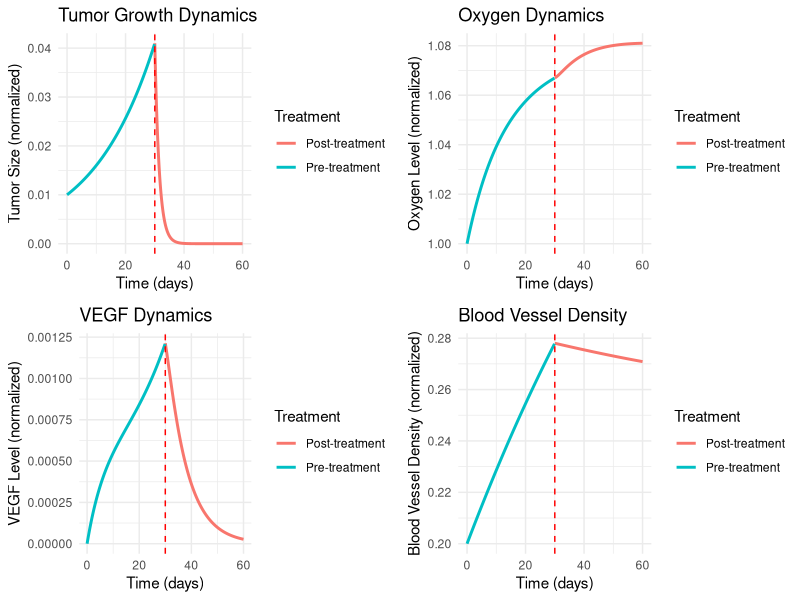
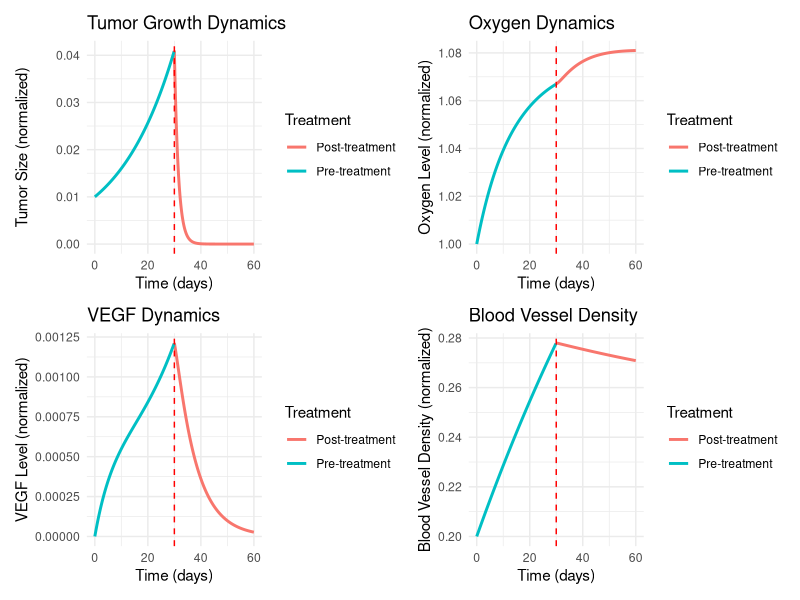
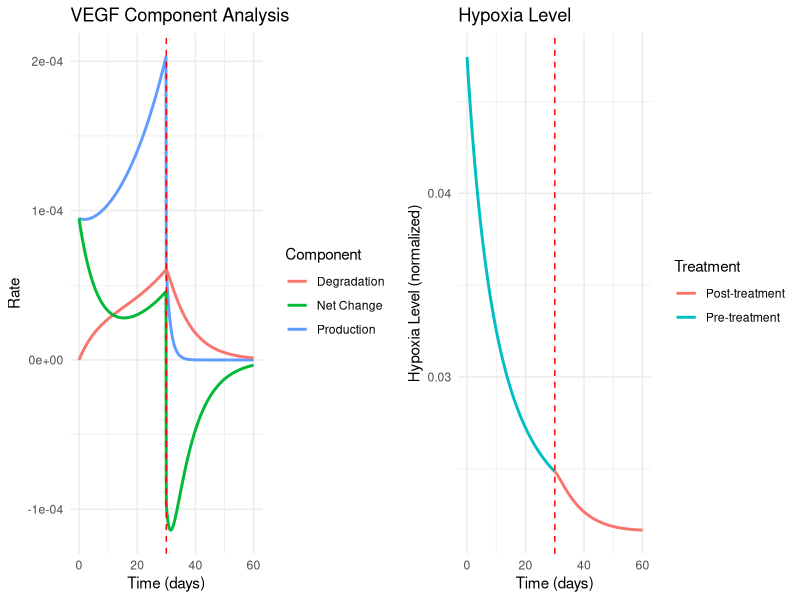
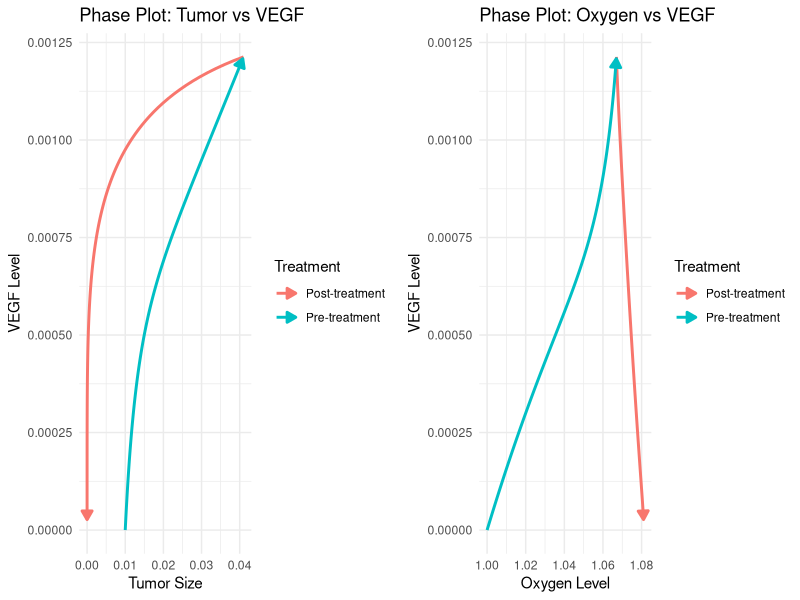
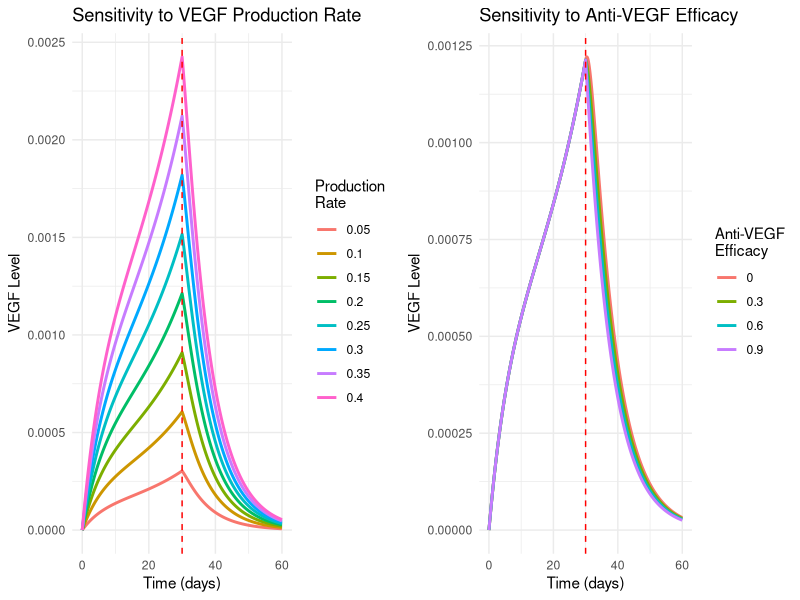
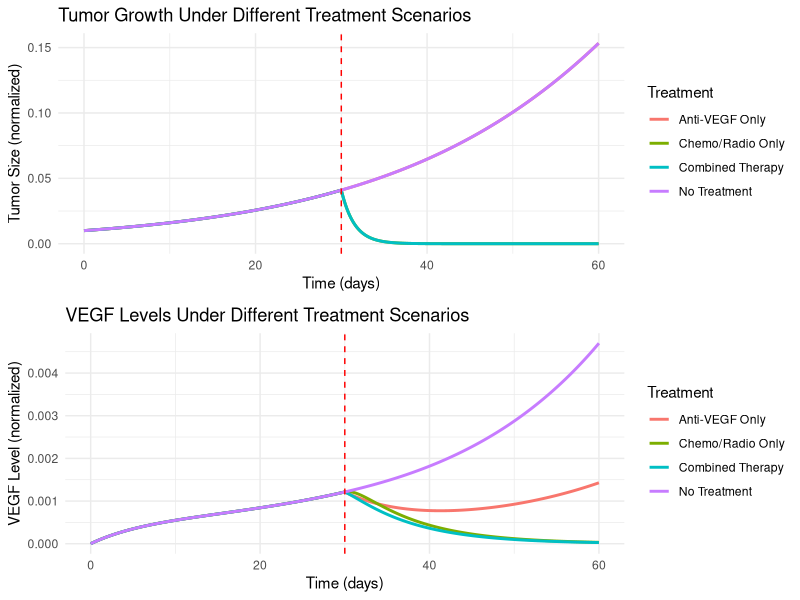
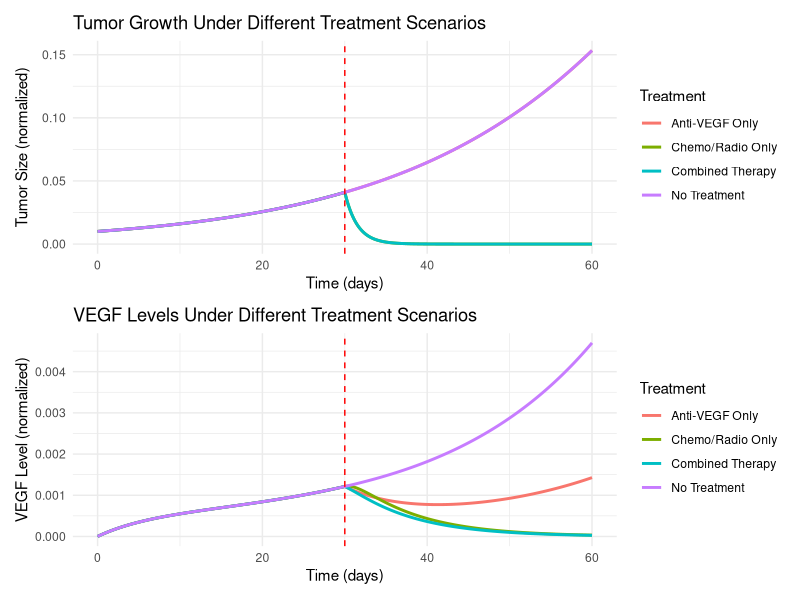
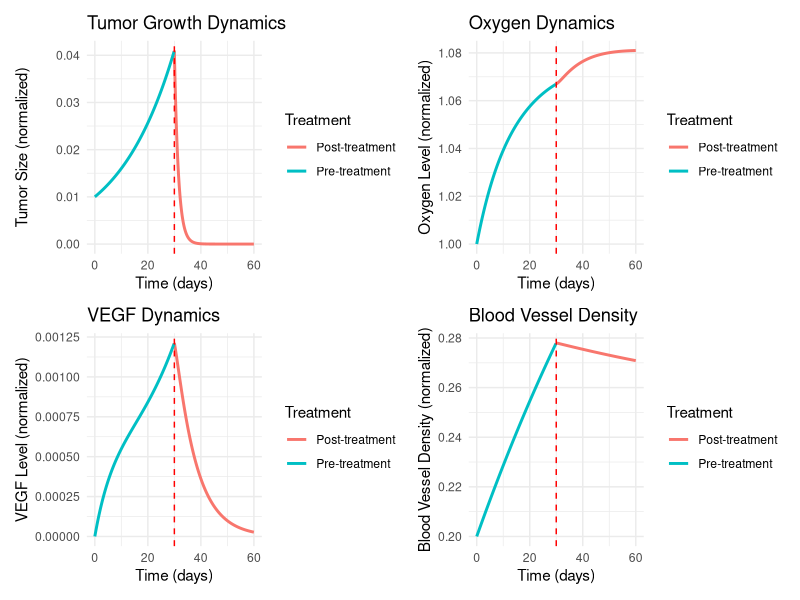

Generate these figures, in order, with R:
# Improved Model of Tumor Growth and Angiogenesis (with oxygen and VEGF)
# Pre- and Post-treatment Simulation with More Dynamic VEGF Behavior

# Libraries
library(deSolve)
library(ggplot2)
library(reshape2)
library(gridExtra)
library(patchwork)

# Set random seed for reproducibility
set.seed(123)

# Model parameters with adjusted VEGF dynamics
params <- list(
  # Tumor growth parameters
  r = 0.05,            # Intrinsic tumor growth rate
  K = 1.0,             # Carrying capacity
  
  # Oxygen parameters
  D_o = 0.1,           # Oxygen diffusion rate
  p_o = 0.03,          # Oxygen production rate (from blood vessels)
  c_o = 0.02,          # Oxygen consumption rate by tumor cells
  
  # VEGF parameters - modified for more dynamic behavior
  D_v = 0.08,          # VEGF diffusion rate (increased)
  p_v = 0.2,           # VEGF production rate (increased for more sensitivity)
  c_v = 0.05,          # VEGF degradation rate (increased)
  hypoxia_threshold = 0.7, # Threshold below which tissue is considered hypoxic
  
  # Angiogenesis parameters
  r_v = 0.02,          # Rate of blood vessel formation in response to VEGF
  d_v = 0.01,          # Natural vessel degradation rate
  
  # Treatment parameters
  t_start = 30,        # Treatment start time (day)
  anti_vegf_eff = 0.7, # Anti-VEGF treatment efficacy (reduces VEGF production)
  chemo_eff = 0.4,     # Chemotherapy efficacy (increases tumor cell death)
  radio_eff = 0.3      # Radiotherapy efficacy (direct tumor cell killing)
)

# Initial conditions
init <- c(
  T = 0.01,    # Initial tumor size (normalized)
  O = 1.0,     # Initial oxygen level (normalized)
  V = 0.0,     # Initial VEGF level
  BV = 0.2     # Initial blood vessel density
)

# Time points for simulation
times <- seq(0, 60, by = 0.1)

# Define the ODE system with improved VEGF dynamics
tumor_model <- function(t, state, parameters) {
  with(as.list(c(state, parameters)), {
    
    # Treatment effects (activated after t_start)
    treatment <- ifelse(t >= t_start, 1, 0)
    
    # Adjust parameters based on treatment
    vegf_reduction <- ifelse(treatment == 1, anti_vegf_eff, 0)
    tumor_kill_rate <- ifelse(treatment == 1, chemo_eff + radio_eff, 0)
    
    # Tumor growth equation (logistic growth affected by oxygen and treatment)
    oxygen_factor <- O / (O + 0.1)  # Oxygen-dependent growth factor
    dT <- r * T * (1 - T/K) * oxygen_factor - tumor_kill_rate * T
    
    # Oxygen dynamics - more sensitive to tumor size and vessel density
    dO <- D_o * (1 - O) + p_o * BV * (1 - 0.3*T) - c_o * T * O
    
    # VEGF production - improved hypoxia calculation with threshold
    # More non-linear response to hypoxia using sigmoid-like function
    hypoxia_level <- 1 / (1 + exp(10 * (O - hypoxia_threshold)))
    
    # VEGF increases more with tumor size and responds more strongly to hypoxia
    vegf_production <- p_v * T * hypoxia_level * (1 - vegf_reduction)
    
    # Non-linear VEGF degradation (faster at higher concentrations)
    vegf_degradation <- c_v * V * (1 + 0.5 * V)
    
    # VEGF diffusion and overall dynamics
    dV <- -D_v * V + vegf_production - vegf_degradation
    
    # Blood vessel dynamics - more sensitive to VEGF
    dBV <- r_v * V * (1 - BV) - d_v * BV + 0.005 * (1 - treatment * 0.5)
    
    # Add some feedback from vessels to tumor
    dT <- dT + 0.01 * BV * T * (1 - treatment * 0.2)
    
    return(list(c(dT, dO, dV, dBV)))
  })
}

# Solve the ODE system
out <- ode(y = init, times = times, func = tumor_model, parms = params)

# Convert output to data frame
results <- as.data.frame(out)
colnames(results) <- c("Time", "Tumor", "Oxygen", "VEGF", "BloodVessels")

# Add treatment phase indicator
results$Treatment <- ifelse(results$Time >= params$t_start, "Post-treatment", "Pre-treatment")

# Calculate hypoxia level for understanding VEGF dynamics
results$Hypoxia <- with(results, 1 / (1 + exp(10 * (Oxygen - params$hypoxia_threshold))))

# Add model diagnostics - VEGF production and degradation rates
results$VEGF_Production <- with(results, params$p_v * Tumor * Hypoxia * 
                                  ifelse(Treatment == "Post-treatment", 1 - params$anti_vegf_eff, 1))
results$VEGF_Degradation <- with(results, params$c_v * VEGF * (1 + 0.5 * VEGF))
results$VEGF_NetChange <- with(results, VEGF_Production - VEGF_Degradation - params$D_v * VEGF)

# Create plots
plot_tumor <- ggplot(results, aes(x = Time, y = Tumor, color = Treatment)) +
  geom_line(size = 1) +
  geom_vline(xintercept = params$t_start, linetype = "dashed", color = "red") +
  labs(title = "Tumor Growth Dynamics", 
       x = "Time (days)", 
       y = "Tumor Size (normalized)") +
  theme_minimal()

plot_oxygen <- ggplot(results, aes(x = Time, y = Oxygen, color = Treatment)) +
  geom_line(size = 1) +
  geom_vline(xintercept = params$t_start, linetype = "dashed", color = "red") +
  labs(title = "Oxygen Dynamics", 
       x = "Time (days)", 
       y = "Oxygen Level (normalized)") +
  theme_minimal()

# Improved VEGF plot
plot_vegf <- ggplot(results, aes(x = Time, y = VEGF, color = Treatment)) +
  geom_line(size = 1) +
  geom_vline(xintercept = params$t_start, linetype = "dashed", color = "red") +
  labs(title = "VEGF Dynamics", 
       x = "Time (days)", 
       y = "VEGF Level (normalized)") +
  theme_minimal()

plot_bv <- ggplot(results, aes(x = Time, y = BloodVessels, color = Treatment)) +
  geom_line(size = 1) +
  geom_vline(xintercept = params$t_start, linetype = "dashed", color = "red") +
  labs(title = "Blood Vessel Density", 
       x = "Time (days)", 
       y = "Blood Vessel Density (normalized)") +
  theme_minimal()

# VEGF component analysis plot
plot_vegf_components <- ggplot(results, aes(x = Time)) +
  geom_line(aes(y = VEGF_Production, color = "Production"), size = 1) +
  geom_line(aes(y = VEGF_Degradation, color = "Degradation"), size = 1) +
  geom_line(aes(y = VEGF_NetChange, color = "Net Change"), size = 1) +
  geom_vline(xintercept = params$t_start, linetype = "dashed", color = "red") +
  labs(title = "VEGF Component Analysis", 
       x = "Time (days)", 
       y = "Rate",
       color = "Component") +
  theme_minimal()

# Plot hypoxia
plot_hypoxia <- ggplot(results, aes(x = Time, y = Hypoxia, color = Treatment)) +
  geom_line(size = 1) +
  geom_vline(xintercept = params$t_start, linetype = "dashed", color = "red") +
  labs(title = "Hypoxia Level", 
       x = "Time (days)", 
       y = "Hypoxia Level (normalized)") +
  theme_minimal()

# Combine main plots
grid.arrange(plot_tumor, plot_oxygen, plot_vegf, plot_bv, ncol = 2)

(plot_tumor + plot_oxygen) / (plot_vegf + plot_bv)

ggsave("images/modeling_tumor_growth_angio_1.png", height = 8, width = 12, dpi = 300)

# Combine diagnostic plots
grid.arrange(plot_vegf_components, plot_hypoxia, ncol = 2)

# Create a phase plot of Tumor vs VEGF
plot_phase <- ggplot(results, aes(x = Tumor, y = VEGF, color = Treatment)) +
  geom_path(size = 1, arrow = arrow(length = unit(0.1, "inches"), ends = "last", type = "closed")) +
  labs(title = "Phase Plot: Tumor vs VEGF", 
       x = "Tumor Size", 
       y = "VEGF Level") +
  theme_minimal()

# Create a phase plot of Oxygen vs VEGF
plot_phase2 <- ggplot(results, aes(x = Oxygen, y = VEGF, color = Treatment)) +
  geom_path(size = 1, arrow = arrow(length = unit(0.1, "inches"), ends = "last", type = "closed")) +
  labs(title = "Phase Plot: Oxygen vs VEGF", 
       x = "Oxygen Level", 
       y = "VEGF Level") +
  theme_minimal()

# Show phase plots
grid.arrange(plot_phase, plot_phase2, ncol = 2)

# Function to run sensitivity analysis
run_sensitivity <- function(parameter_name, values, params) {
  results_list <- list()
  
  for (val in values) {
    # Create modified parameters
    mod_params <- params
    mod_params[[parameter_name]] <- val
    
    # Solve the ODE with modified parameters
    out <- ode(y = init, times = times, func = tumor_model, parms = mod_params)
    df <- as.data.frame(out)
    colnames(df) <- c("Time", "Tumor", "Oxygen", "VEGF", "BloodVessels")
    df$ParamValue <- val
    
    results_list[[length(results_list) + 1]] <- df
  }
  
  # Combine results
  do.call(rbind, results_list)
}

# Run sensitivity analysis on VEGF production rate
vegf_prod_values <- seq(0.05, 0.40, by = 0.05)
sens_vegf_prod <- run_sensitivity("p_v", vegf_prod_values, params)

# Plot sensitivity analysis for VEGF production rate effect on VEGF levels
plot_sens_vegf_prod <- ggplot(sens_vegf_prod, aes(x = Time, y = VEGF, color = as.factor(ParamValue))) +
  geom_line(size = 1) +
  geom_vline(xintercept = params$t_start, linetype = "dashed", color = "red") +
  labs(title = "Sensitivity to VEGF Production Rate", 
       x = "Time (days)", 
       y = "VEGF Level",
       color = "Production\nRate") +
  theme_minimal()

# Run sensitivity analysis on anti-VEGF efficacy
anti_vegf_values <- seq(0, 0.9, by = 0.3)
sens_anti_vegf <- run_sensitivity("anti_vegf_eff", anti_vegf_values, params)

# Plot sensitivity analysis for anti-VEGF efficacy
plot_sens_anti_vegf <- ggplot(sens_anti_vegf, aes(x = Time, y = VEGF, color = as.factor(ParamValue))) +
  geom_line(size = 1) +
  geom_vline(xintercept = params$t_start, linetype = "dashed", color = "red") +
  labs(title = "Sensitivity to Anti-VEGF Efficacy", 
       x = "Time (days)", 
       y = "VEGF Level",
       color = "Anti-VEGF\nEfficacy") +
  theme_minimal()

# Combine sensitivity plots
grid.arrange(plot_sens_vegf_prod, plot_sens_anti_vegf, ncol = 2)

# Create a prediction of different treatment scenarios
run_treatment_scenario <- function(anti_vegf_eff, chemo_eff, radio_eff, params) {
  # Create modified parameters
  mod_params <- params
  mod_params$anti_vegf_eff <- anti_vegf_eff
  mod_params$chemo_eff <- chemo_eff
  mod_params$radio_eff <- radio_eff
  
  # Solve the ODE with modified parameters
  out <- ode(y = init, times = times, func = tumor_model, parms = mod_params)
  df <- as.data.frame(out)
  colnames(df) <- c("Time", "Tumor", "Oxygen", "VEGF", "BloodVessels")
  
  # Add treatment identifier
  if (anti_vegf_eff > 0 && chemo_eff > 0 && radio_eff > 0) {
    df$Treatment <- "Combined Therapy"
  } else if (anti_vegf_eff > 0 && chemo_eff == 0 && radio_eff == 0) {
    df$Treatment <- "Anti-VEGF Only"
  } else if (anti_vegf_eff == 0 && (chemo_eff > 0 || radio_eff > 0)) {
    df$Treatment <- "Chemo/Radio Only"
  } else {
    df$Treatment <- "No Treatment"
  }
  
  return(df)
}

# Run different treatment scenarios
no_treatment <- run_treatment_scenario(0, 0, 0, params)
anti_vegf_only <- run_treatment_scenario(0.7, 0, 0, params)
chemo_radio_only <- run_treatment_scenario(0, 0.4, 0.3, params)
combined_therapy <- run_treatment_scenario(0.7, 0.4, 0.3, params)

# Combine all scenarios
all_scenarios <- rbind(no_treatment, anti_vegf_only, chemo_radio_only, combined_therapy)

# Plot comparison of tumor growth under different treatment scenarios
plot_treatment_compare <- ggplot(all_scenarios, aes(x = Time, y = Tumor, color = Treatment)) +
  geom_line(size = 1) +
  geom_vline(xintercept = params$t_start, linetype = "dashed", color = "red") +
  labs(title = "Tumor Growth Under Different Treatment Scenarios", 
       x = "Time (days)", 
       y = "Tumor Size (normalized)") +
  theme_minimal()

# Plot comparison of VEGF levels under different treatment scenarios
plot_vegf_compare <- ggplot(all_scenarios, aes(x = Time, y = VEGF, color = Treatment)) +
  geom_line(size = 1) +
  geom_vline(xintercept = params$t_start, linetype = "dashed", color = "red") +
  labs(title = "VEGF Levels Under Different Treatment Scenarios", 
       x = "Time (days)", 
       y = "VEGF Level (normalized)") +
  theme_minimal()

# Show treatment comparison plots
grid.arrange(plot_treatment_compare, plot_vegf_compare, ncol = 1)

plot_treatment_compare / plot_vegf_compare

ggsave("images/modeling_tumor_growth_angio_2.png", height = 8, width = 12, dpi = 300)

# Print summary of treatment effects from the original simulation
pre_treatment <- subset(results, Time < params$t_start)
post_treatment <- subset(results, Time >= params$t_start)

# Create a data frame for final values
final_pre <- tail(pre_treatment, 1)
final_post <- tail(post_treatment, 1)

cat("Analysis of VEGF Dynamics in the Model:\n")
cat("---------------------------------------\n")
cat("Initial VEGF level:", init["V"], "\n")
cat("Maximum VEGF level reached:", max(results$VEGF), "\n")
cat("VEGF level before treatment (day", params$t_start, "):", pre_treatment[nrow(pre_treatment), "VEGF"], "\n")
cat("Final VEGF level after treatment:", post_treatment[nrow(post_treatment), "VEGF"], "\n")
cat("VEGF reduction due to treatment:", 
    (1 - post_treatment[nrow(post_treatment), "VEGF"]/pre_treatment[nrow(pre_treatment), "VEGF"]) * 100, "%\n\n")

cat("Key factors affecting VEGF dynamics:\n")
cat("1. VEGF production rate (p_v):", params$p_v, "\n")
cat("2. VEGF degradation rate (c_v):", params$c_v, "\n") 
cat("3. VEGF diffusion rate (D_v):", params$D_v, "\n")
cat("4. Hypoxia threshold:", params$hypoxia_threshold, "\n")
cat("5. Anti-VEGF treatment efficacy:", params$anti_vegf_eff, "\n\n")

cat("Maximum VEGF production rate:", max(results$VEGF_Production), "\n")
cat("Maximum VEGF degradation rate:", max(results$VEGF_Degradation), "\n")
